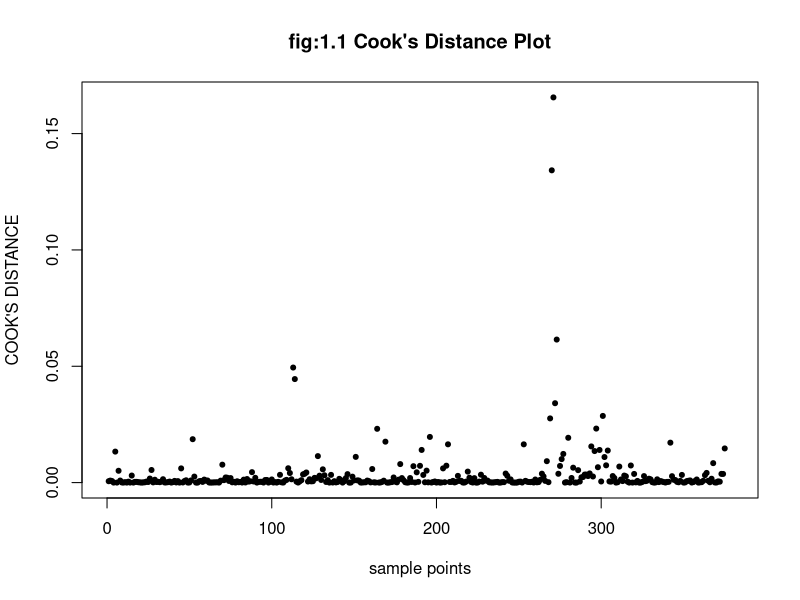
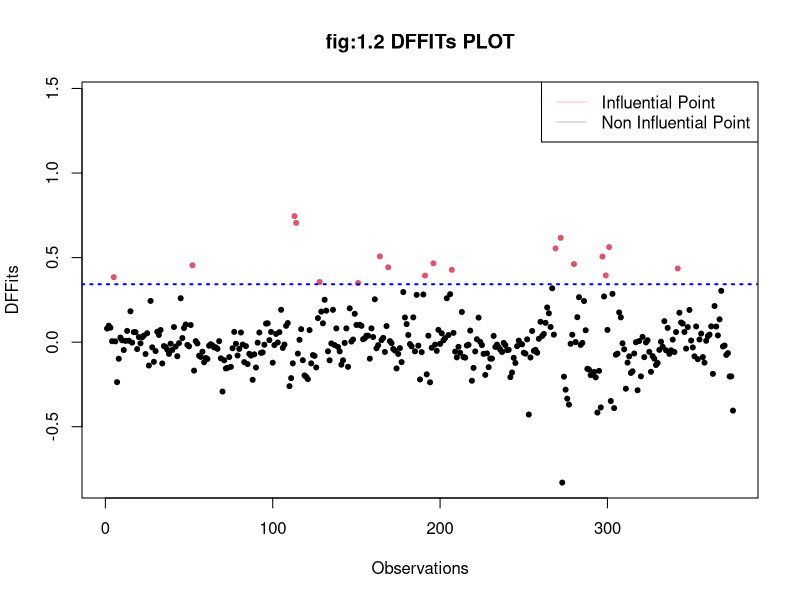
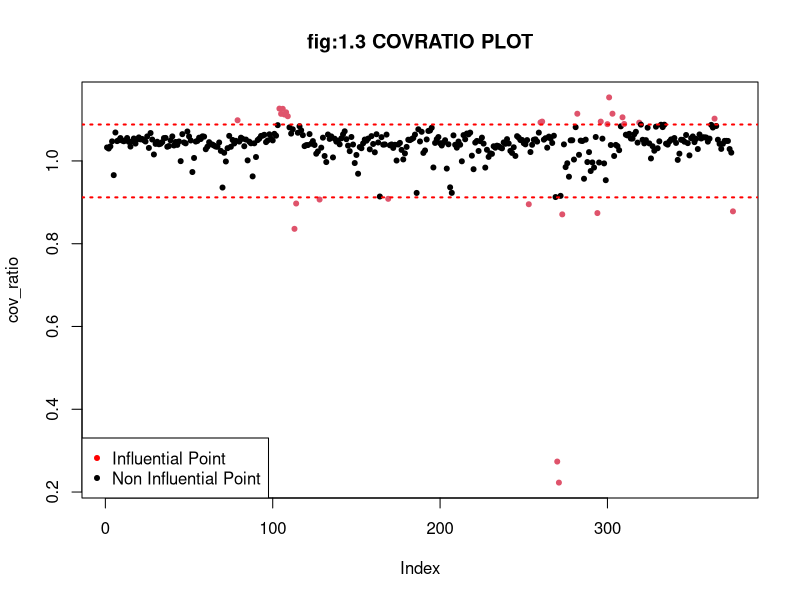
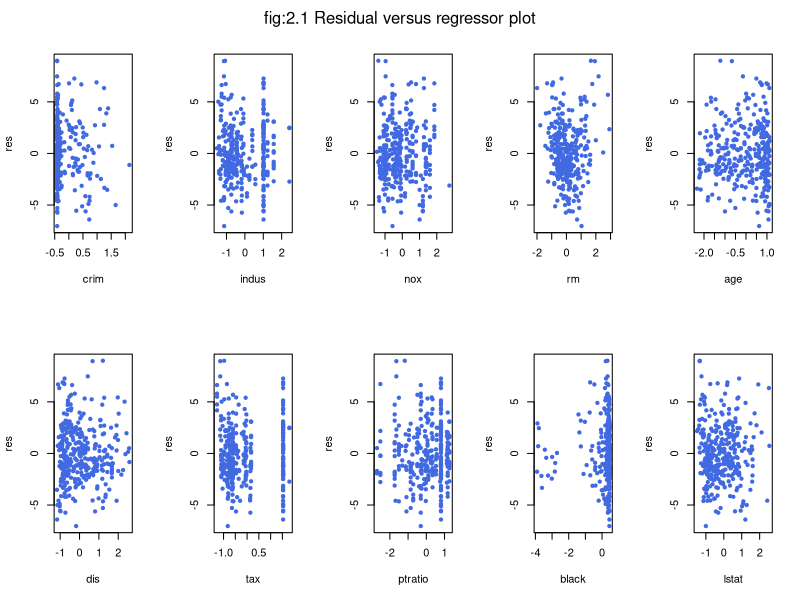
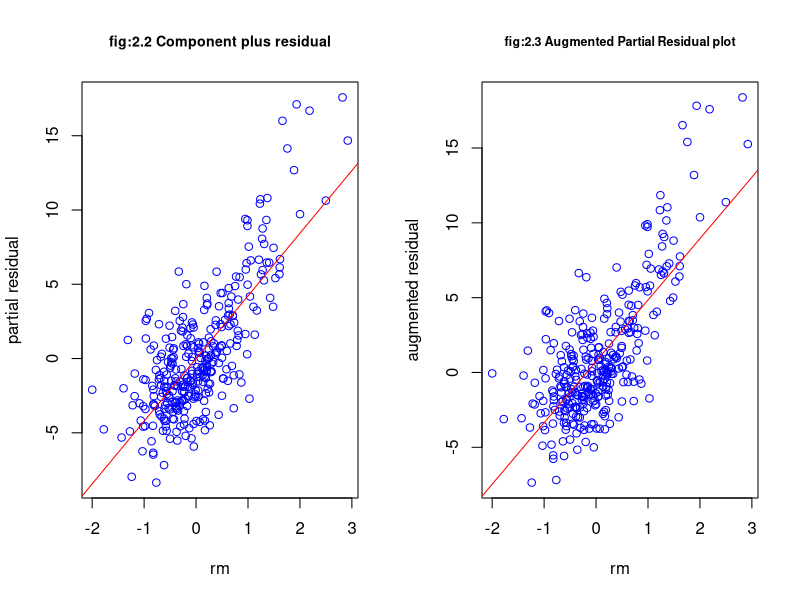
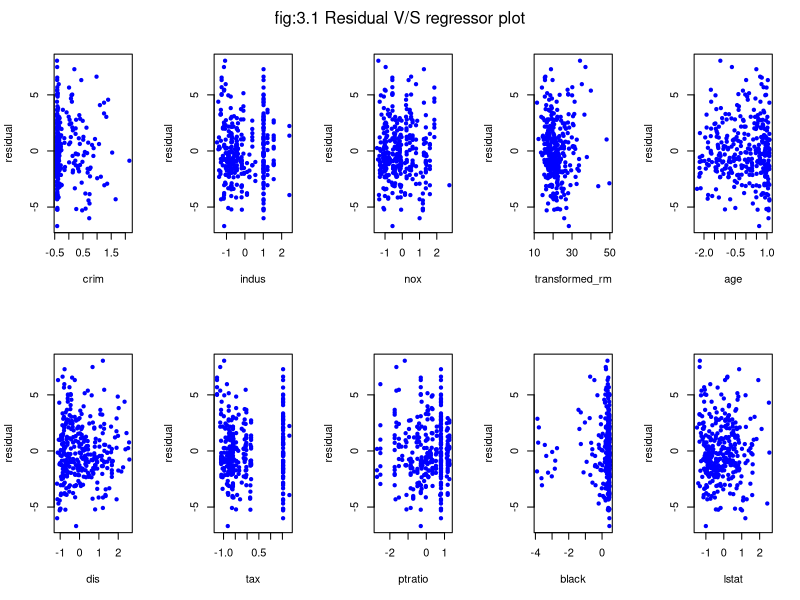
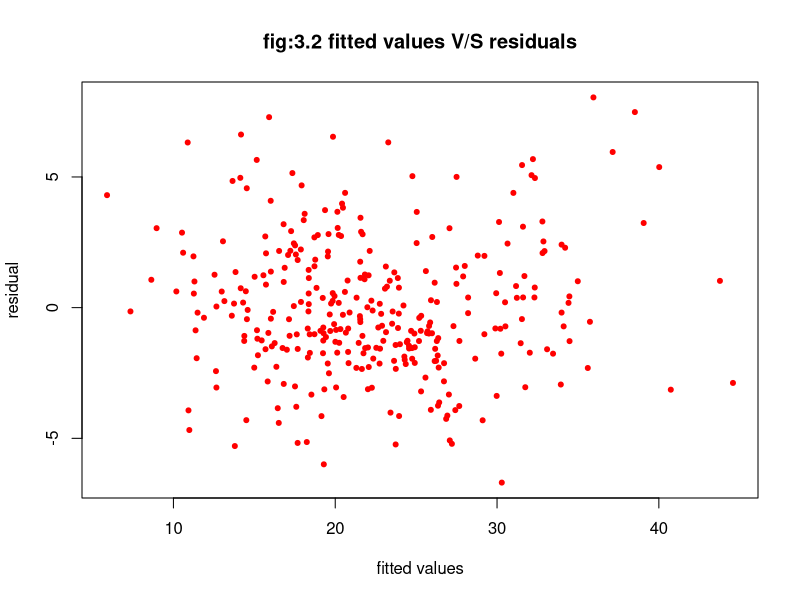
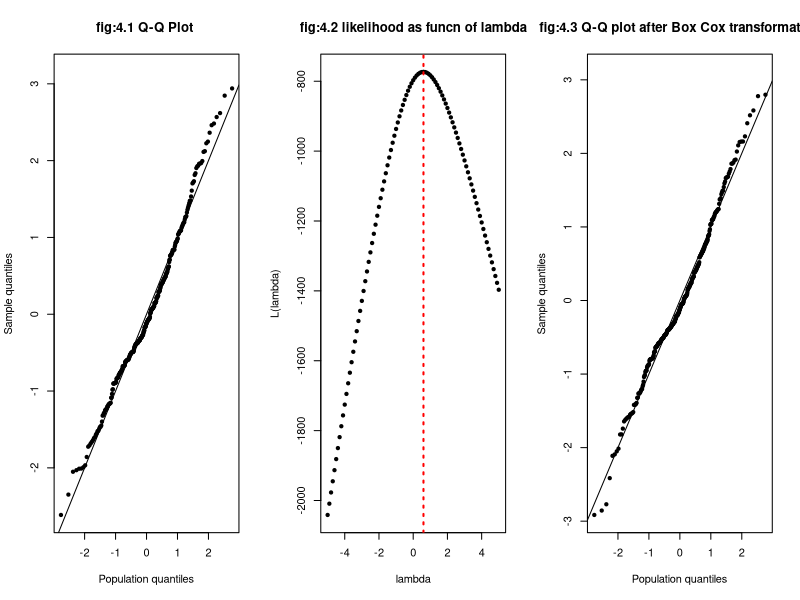

Recreate these plots in R, in order.

rm(list=ls()) #Clearing the R-enviroment variables
getwd()       #Present working directory 
# Here we are working on Boston Housing Datasets 
library(MASS)  # library including the Boston datasets
data<-as.matrix(Boston)
#Structure of dataset
str(data) 
#Dividing the columns of data in Y(as response) and X(as predictor)
Y=data[,ncol(data)]    #Response
#Number of obserbvation's in respose 
length(Y)
X=data[,-ncol(data)]   #Predictor Matrix
#Predictor matrix including intercept term
X=cbind(rep(1,nrow(X)),X) 
#dimension of predictor matrix 
dim(X)
colnames(X)[1]="intercept"
#standardising the regressor of datasets
for(i in 2:ncol(X))
{
  X[,i]=(X[,i]-mean(X[,i]))/sd(X[,i])
}
# set.seed() will help to select the same random sample  whenever  we select a random #sample from data
set.seed(52)
#Selecting 100 random sample from total observation
indices=sample(1:nrow(data),replace=FALSE,100)
j=which(colnames(X)=="zn")
k=which(colnames(X)=="chas")
l=which(colnames(X)=="rad")
#removing columns of ZN,CHAS,RAD from X(Predictor matrix) 
X=X[,-c(j,k,l)]  
# Setting up  training set(406 observation) and test set(100 observation) data Selected from whole data
Y_train=(Y[-indices])
X_train=(X[-indices,])
#observations in train datasets
dim(X_train);length(Y_train)
Y_test=Y[indices]
X_test=(X[indices,])
#observation in test dataset
dim(X_test);length(Y_test)
det(t(X_train)%*%X_train)
#determinant of (t(X_train)%*%X_train) is not zero . Hence we conclude the matrix is full column rank matrix
#Least square solution or co-efficients efficent of the linear model fit
beta_hat=solve(t(X_train)%*%X_train)%*%t(X_train)%*%Y_train
beta_hat 
# estimated value of the  mean housing price of testing data 
Y_test_cap=X_test%*%beta_hat          
#RMSE Value of the testing the datasets
RMSE=sqrt(sum((Y_test-Y_test_cap)^2))/sqrt(length(Y_test))
RMSE
##(1)---Diagnosis of leverage and influential observations----
#1(a).To find leverage point and drop those using suitable threshold
n=nrow(X_train);p=ncol(X_train)
#thred is thethreshold above which the points are cosidered as leverage point 
thred=2*p/n   
Htr=as.matrix(X_train%*%solve(t(X_train)%*%X_train)%*%t(X_train))
h_ii=diag(Htr)
indices=which(h_ii>thred) # 31 leverage points
length(indices)
#Removing the leverage point from data
Y_train=Y_train[-indices]
X_train=X_train[-indices,]
#Observations left after removal of leverage point from training set
dim(X_train);length(Y_train)

#1(b).Identification of influencial observation on the basis of 
#COOK'S DISTANCE , DFFIT , DFBETA & COVRATIO


##COOK'S DISTANCE
n=nrow(X_train);p=ncol(X_train)
#'beta_hat1' is Least square solution after removal of leverage point 
beta_hat1=solve(t(X_train)%*%X_train)%*%t(X_train)%*%Y_train     
#'Htr' is hat matrix
Htr=X_train%*%solve(t(X_train)%*%X_train)%*%t(X_train)
h=diag(Htr)
Y_train_cap=X_train%*%beta_hat1
res=Y_train-Y_train_cap
MSres=sum(res^2)/(n-p)
C=((res^2)*h)/(MSres*p*((1-h)^2))
which(C>1) #indicates influential point 
#thus we do not get influential point as per Cook's Distance for this data #set


#DFFIT
#'RSSi' vector of residual after removing ith obseravation from training data
RSSi=sum(res^2)-(res^2/1-h)
#'MSresi' Estimate of error variance after removing ith observation
MSresi=RSSi/(n-1-p)
#'DFFits' is change the predicted response after removing ith observation 
DFFits=(res*sqrt(h))/(sqrt(MSresi)*(1-h))
# 'a' is Influencial observation on the basis of DFFits
a=which(abs(DFFits)>2*sqrt(p/n))
length(a)

#DFBETA
DFBETAs_ji=matrix(data=NA,nrow=n,ncol=p-1)
Cd=solve(t(X_train)%*%X_train)%*%t(X_train)
for(j in 1:p-1)
{
  DFBETAs_ji[,j]=(Cd[j+1,]*res)/(sqrt(sum(Cd[j+1,]^2)*MSresi)*(1-h))
}
influence_DFBETA=NA
for(j in 2:p)
{
  influence_DFBETA=c(influence_DFBETA ,which(abs(DFBETAs_ji[,j-1])>2/sqrt(n)) )
} 
b = as.numeric (names (which( table(na.omit(influence_DFBETA))>=7 ) ) )
length(b)
# b is index of influential point based on DFBETAs_ji

#COVRATIO
#cov_ratio helps to compare model accuracy when ith observation is removed 
#whether accuracy improved or not after removing the ith observation
cov_ratio=(MSresi/MSres)^p/(1-h)
#'c' is influential observation on the basis of cov_ratio
c=which(abs(cov_ratio-1)>3*p/n)
length(c)

# Now taking all of the unique influential observaion's we get on the basis #of DFFITs,DFBETA , COV RATIO
a;b;c
z=unique(c(a,b,c))
length(z)
z
#Removing influential observation from the trainin data  
Y_train=Y_train[-z]
X_train=X_train[-z,]

# observation left after removing leverage and influntial point from data
dim(X_train);length(Y_train)
#1(c)PLOTTING 
#Cook's distance plotting 
plot(C,xlim=c(0,380),xlab="sample points",ylab="COOK'S DISTANCE",
     main="fig:1.1 Cook's Distance Plot",col=(C>1)+1,pch=20)
##DFFits plotting
plot(DFFits,xlab='Observations',col=(DFFits>(2*sqrt(p/n)))+1,
     main='fig:1.2 DFFITs PLOT',pch=20)
abline(h=2*sqrt(p/n),col='blue',lwd=2,lty='dotted')
legend("topright",c("Influential Point","Non Influential Point")
       ,col=c("red","black"),lwd=0.2)


##Covariance ratio plotting
plot(cov_ratio,main="fig:1.3 COVRATIO PLOT",col=(abs(cov_ratio-1)>3*p/n)+1, pch=20)
abline(h=c( 3*p/n +1, -(3*p/n)+1) , col="red", lwd=2, lty="dotted")
legend("bottomleft",c("Influential Point","Non Influential Point"),col=c("red","black"),pch=20)



#1.(d) Calculating RMSE again 
#Least square solution after removing of leverage and influential point
beta_hat2=solve(t(X_train)%*%X_train)%*%t(X_train)%*%Y_train   
# estimated value of the  mean housing price of testing data 
Y_test_cap=X_test%*%beta_hat1          
#RMSE Value of the testing the datasets
RMSE_new=sqrt(sum((Y_test-Y_test_cap)^2))/sqrt(length(Y_test))
RMSE;RMSE_new
if(RMSE_new<RMSE){RMSE=RMSE_new}
#RMSE_new is less than RMSE .so , the effect of leverage and Outliers is #diagnoised successfully.





##(2)--------------------------------------------------Dealing-with-curvatures-----------------------------------------------------------------------------------------
#2(a)
n=nrow(X_train) ; p=ncol(X_train)
res=(Y_train-X_train%*%beta_hat2)
par(mfrow=c(2,(p-1)/2))
for(i in 2:ncol(X_train))
{
  plot(X_train[,i],res,xlab=colnames(X_train)[i],ylab="res",col='royalblue',pch=20)
}
mtext("fig:2.1 Residual versus regressor plot",line=-2 ,outer=TRUE)
#from the observation of res v\s regresor plot we seem "rm" not to be #linearly related with E(y)

#2(b)Plotting 'rm' regressor with CPR(component plus residual)
par(mfrow=c(1,2))
l=which(colnames(X_train)=="rm")
#'cpr' is the component plus residual 
cpr=res+beta_hat2[l]*X_train[,l]
#plotting the 'rm' V\S CPR
plot(X_train[,l],cpr,xlab="rm",ylab="partial residual",cex.main=0.85,main="fig:2.2 Component plus residual",col="blue")
#Setting for drawing slope in 'rm' V/s cpr plot
Y_train_new=cpr
X_train_new=cbind(rep(1,n),X_train[,l])
coef=solve(t(X_train_new)%*%X_train_new)%*%t(X_train_new)%*%Y_train_new
abline(a=coef[1],b=coef[2],col="red")

#plotting 'rm' with APR(Augmented Partial Residual )   
X_train_apr=cbind(X_train,X_train[,l]^2)
Y_train_apr=Y_train
beta_hat_apr=solve(t(X_train_apr)%*%X_train_apr)%*%t(X_train_apr)%*%Y_train_apr
res_apr=Y_train_apr-X_train_apr%*%beta_hat_apr
apr=res_apr+beta_hat_apr[l]*X_train[,l]+beta_hat_apr[length(beta_hat_apr)]*(X_train[,l]^2)
plot(X_train[,l],apr,cex.main=0.75,
     main="fig:2.3 Augmented Partial Residual plot",xlab="rm",
     ylab="augmented residual", col="blue")
#Setting for drawing slope in 'rm' V/S APR(Augmented Partial Residual) Plot
Y_train_apr=apr
X_train_apr=cbind(rep(1,n),X_train[,l])
coef=solve(t(X_train_apr)%*%X_train_apr)%*%t(X_train_apr)%*%Y_train_apr
abline(a=coef[1],b=coef[2],col="red")

#2(c)Observing CPR and APR plot. We suggest that the exponential #transformation is needed for the regressor 'rm'
#Our transformed model for 'rm' is  g(x)=beta0*exp(beta1*Xtr_rm)
#Fitting the transformed model 
X_train_rm=cbind(rep(1,n),X_train[,l])
Y_train_rm=Y_train
beta_hat_rm=solve(t(X_train_rm)%*%X_train_rm)%*%t(X_train_rm)%*% log(Y_train_rm)
trans_rm= exp(beta_hat_rm[1])*exp(beta_hat_rm[2]*X_train[,l])

##2(d). to find partial coefficient between Ytrain and "rm" of Xtrain
X_train_dd=X_train[,-l]
uu=lm(Y_train~X_train_dd)
res1=uu$residuals
vv=lm(X_train[,l]~X_train_dd)
res2=vv$residuals
#Correlation coefficient without any transformation
par_Cor=cor(res1,res2)
par_Cor
## to find partial coefficient between Ytrain and g(x)
ww=lm( trans_rm ~X_train_dd)
res2=ww$residuals
#Correlation coefficient after transformation
par_Cor_trans= cor(res1,res2)
par_Cor_trans
##there is increase in  correlation coefficient ,
#thus we keep the  transformation of 'rm' and conclude that linearity has #improved
#Replacing the transformed 'rm' with 'rm' in train dataset
X_train[,l]=trans_rm
colnames(X_train)[l]='transformed_rm'
colnames(X_train)
#Estimated coefficient after transformation of model fit 
beta_hat=solve(t(X_train)%*%X_train)%*%t(X_train)%*% Y_train
#Replacing the transformed 'rm' with 'rm' in train dataset
Xts1=X_test
Xts1[,l]= exp(beta_hat_rm[1])* exp(beta_hat_rm[2]*X_test[,l])
X_test=Xts1
#2(e)
RSS= sum((Y_test-X_test%*%beta_hat)^2)
#Calculation of RMSE after transformation of 'rm'
RMSE_trans=sqrt(RSS/length(Y_test))
RMSE_trans ; RMSE
if(RMSE_trans<RMSE){RMSE=RMSE_trans}
RMSE

#from the result we get that RMSE_trans is less than RMSE . thus transformation has  improved linearity of the residual 


##(3)------------------------------------Dealing with problem of Hetroscedasticity------------------------------------------------------------------------------------------
#3(a)
res=(Y_train-X_train%*%beta_hat)
par(mfrow=c(2,(p-1)/2))
for(i in 2:p)
{
  plot(X_train[,i],res,xlab=colnames(X_train)[i],ylab="residual", pch=20, col="blue")
}
mtext("fig:3.1 Residual V/S regressor plot",line=-2 ,outer=TRUE)
par(mfrow=c(1,1))
Y_train_cap=X_train%*%beta_hat
plot(Y_train_cap,res,xlab="fitted values",ylab="residual",main="fig:3.2 fitted values V/S residuals",col="red",pch=20)

# Examining the plot of residuals V/S regressor and residual V/S fitted #values,we claim that crim, indus, age, dis, tax, black produce #heteroscedasticity



#3(b) Performing Breusch Pagan Test to test the heteroscedasticity claim    #Ho: Error variance are homoscedastic in nature
#H1: Error variance are Heteroscedastic in nature
di=(n*res^2)/sum(res^2)
Ztr=X_train[,which(colnames(X_train)=='intercept'|colnames(X_train)=='crim'|colnames(X_train)=='indus'|colnames(X_train)=='age'|
                     colnames(X_train)=='dis'| colnames(X_train)=='tax'|colnames(X_train)=='black')]
di_hat=Ztr%*% solve(t(Ztr)%*%Ztr) %*% t(Ztr)%*%di
R_2=(cov(di,di_hat))^2/(var(di)*var(di_hat))
#Test Stastic under the assumption of null hypothesis
Q=n*R_2
print(Q)
#Critical Value
c= qchisq(0.95,6)
print(c)
#Decision Rule
if(Q>c) print("reject H0:(homoscedasticity assumption)") else
  print("accept H0:(homoscedasticity assumption)")

#3(c)
#As test rejects the homoscedastic assumption .
#Performing Iterative method to estimate the coefficients

I=0
beta_hat=solve(t(X_train)%*%X_train)%*%(t(X_train)%*%Y_train)
res=Y_train- X_train%*%beta_hat
alpha= solve(t(Ztr)%*% Ztr) %*%t(Ztr)%*% res^2
alpha_1=NA
repeat{
  beta_hat_aux=beta_hat
  alpha_1= alpha
  sig= Ztr %*% alpha_1
  sigma=diag(as.vector(sig))
  beta_hat=solve(t(X_train)%*% solve(sigma) %*%X_train)%*% t(X_train)%*% solve(sigma)%*% Y_train
  res= Y_train- X_train%*%beta_hat
  alpha= solve(t(Ztr)%*% Ztr) %*%t(Ztr)%*% res^2
  I=I+1
  if((sum((beta_hat_aux-beta_hat)^2)<=0.1 & sum((alpha_1-alpha)^2)<=0.1)| I>200)
  {      break   }
}

#3(d)Calculating fitted model coefficient after removing the effect of #heteroscedasticity with transformation
RSS= sum((Y_test-X_test%*%beta_hat)^2)
RMSE_new=sqrt(RSS/length(Y_test))
RMSE; RMSE_new
# decrease in RMSE
if(RMSE_new<RMSE){RMSE=RMSE_new}


##(4)----------------------------------------------Diagnosing the normality assumption------------------------------------------------------------------------------------
#4(a)
#qq.plot() function can plot quantile quantile plot
#input variable is predictor matrix and response vector 
qq.plot=function(Z,y,text)    
{
  n=nrow(Z)
  p=ncol(Z)-1
  H=Z%*%solve(t(Z)%*%Z)%*%t(Z) 
  #predicted value of y
  y_cap=H%*%y
  #vector of residuals
  res=y-y_cap   
  RSS=sum(res^2)  
  RSS_i=rep(0,n)  
  for(i in 1:n)
  {
    RSS_i[i]=RSS-((res[i]^2)/(1-H[i,i]))
  }
  #'r_i' is R-Studentized residuals
  r_i=rep(0,n)    
  for(i in 1:n)
  {
    r_i[i]=res[i]/(sqrt(RSS_i[i]*(1-H[i,i])/(n-p-1)))
  }
  #ordered R-Student residuals
  r_i.ord=sort(r_i)  
  #'p_i' is vector of population quantiles of t(n-p-1) distn 
  p_i=rep(0,n)  
  for(i in 1:n)
  {
    p_i[i]=qt(i/n,n-p-1)
  }
  plot(p_i,r_i.ord,pch=20,main=text,xlab="Population quantiles",ylab="Sample quantiles")
  #straight line with intercept 0, slope 1 drawn to make inferences
  abline(a=0,b=1)
}
par(mfrow=c(1,3))
qq.plot(X_train,Y_train,"fig:4.1 Q-Q Plot ")
#Looking at the qq plot we find that all the points are not in straight line 
#So, Performing Box-Cox transformation. So, normality assumption of error is #verified 
#4(b)Box-Cox Transformation
Y_train[which(Y_train<0)]    
## all values are positive
lamda=seq(from=-5, to=5, by=0.1)
Y_trans= NA
lik_fun=NA
for( i in 1:length(lamda))
{
  lam=lamda[i]
  if(lam!=0)
  {  Y_trans= (Y_train^lam - rep(1,times=n))/lam  }else
  {  Y_trans= log(Y_train)  }
  beta_hat_trans= solve(t(X_train)%*%X_train) %*% t(X_train)%*%Y_trans
  lik_fun[i]=-(n/2)*( log(2*pi) +log(sum((Y_trans-X_train%*%beta_hat_trans)^2)/n)+1) +
    (lam-1)* sum(log(Y_train))
}
plot(x=lamda, y=lik_fun, xlab = "lambda", ylab="L(lambda)", pch=20,main="fig:4.2 likelihood as funcn of lambda")

lam= lamda[which(lik_fun==max(lik_fun))]
abline(v= lam, col="red", lty="dotted", lwd=2)

#3(c) 
ytrain_aux= (Y_train^lam - rep(1,times=n))/lam
qq.plot(X_train, ytrain_aux,'fig:4.3 Q-Q plot after Box Cox transformation')

## normality assumption seems to have improved as thus obtained plot is closer to ideal situation. 
## thus we keep the transformation
Y_train= ytrain_aux
#Calculating RMSE and coefficient estimates
beta_hat_final=solve(t(X_train)%*%X_train)%*%t(X_train)%*% Y_train
beta_hat_final
RSS_final= sum((Y_test-X_test%*%beta_hat)^2)
RMSE_new_final=sqrt(RSS_final/length(Y_test))
RMSE_new_final
RMSE

#---------------------------------------------------------------------- THE END--------------------------------------------------------------------------------------------
